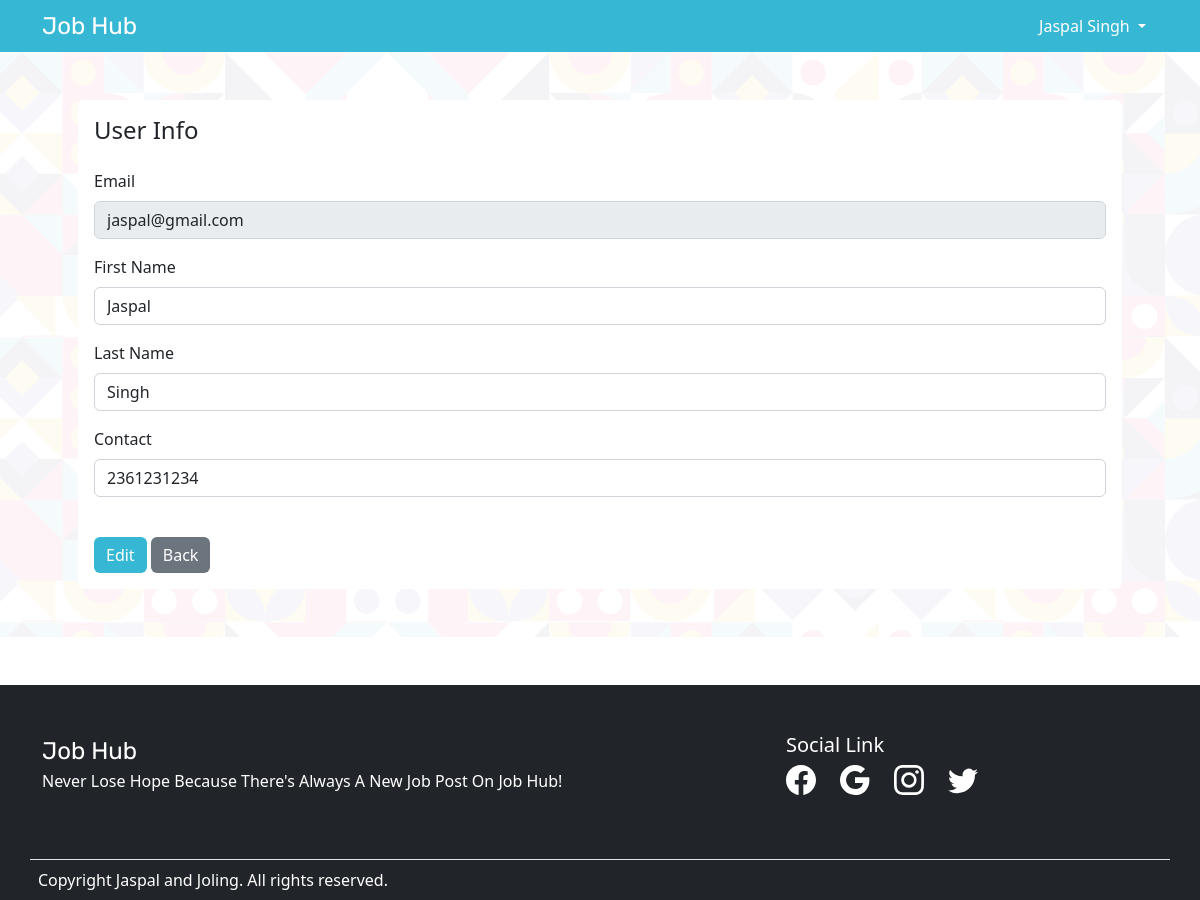
Screenshot of /controllers/User_details.controller.php?action=edit&id=2 (signed in) with the database file from the repository.
### tables this page shows
CREATE TABLE Users (
  UserID INT NOT NULL AUTO_INCREMENT,
  Fname VARCHAR(50) NOT NULL,
  Lname VARCHAR(50) DEFAULT NULL,
  Email VARCHAR(50) NOT NULL UNIQUE,
  Phone VARCHAR(20) NOT NULL,
  Password VARCHAR(500) NOT NULL,
  Role CHAR(6) NOT NULL,
  Agreement TINYINT(1) NOT NULL,
  PRIMARY KEY ( UserID )
);

### inc/Utilities/PDOService.php (called while the page is built, shortened)
<?php
    class PDOService {
        private  $_host = DB_HOST;
        private  $_user = DB_USER;
        private  $_pass = DB_PASS;
        private  $_dbname = DB_NAME;
        private  $_dbport = DB_PORT;
        private  $_dbh;
        private $_className;
        private  $_pstmt;
        public function __construct(string $className) {
            $this->_className = $className;
            $dsn = 'mysql:host=' . $this->_host . ';dbname=' . $this->_dbname.';port='.$this->_dbport;
            $options = array (
                PDO::ATTR_PERSISTENT => true,
                PDO::ATTR_ERRMODE => PDO::ERRMODE_EXCEPTION );
            try {
                $this->_dbh = new PDO($dsn, $this->_user, $this->_pass, $options);
            } catch (PDOException $pe)   {
                $this->_error = $pe->getMessage();
            }
        }
        public function query(string $query)    {
            $this->_pstmt = $this->_dbh->prepare($query);
        }
        public function bind($param, $value, $type=null)    {
            if (is_null($type)) {
                switch (true) {
                    default:
                    $type = PDO::PARAM_STR;
                    break;
                    }
                }
            $this->_pstmt->bindValue($param, $value, $type);
        }
        public function execute()   {
            return $this->_pstmt->execute();
        }
        public function singleResult()  {
            $this->_pstmt->setFetchMode(PDO::FETCH_CLASS, $this->_className);
            return $this->_pstmt->fetch(PDO::FETCH_CLASS);
        }
    }
?>

### inc/Utilities/UsersDAO.class.php (called while the page is built, shortened)
<?php
    class UsersDAO{
        private static $db;
        static function initialize(string $className)    {
            self::$db = new PDOService($className);
        }
        static function getUserById($userId): Users
        {
            try
            {
                    $sql ="SELECT * FROM users WHERE UserID=:UserID";
                    self::$db->query($sql);
                    self::$db->bind(':UserID', $userId);
                    self::$db->execute();
                    return self::$db->singleResult();
            }
            catch(Exception $ex)
            {
                echo $ex->getMessage();
                error_log($ex->getMessage());
            }
        }
    }
?>

### models/Users.class.php (called while the page is built, shortened)
<?php
    class Users{
        private $Fname;
        private $Lname;
        private $Email;
        private $Phone;
        function getFname() : string{
            return $this->Fname;
        }
        function getLname() : string{
            return $this->Lname;
        }
        function getEmail() : string{
            return $this->Email;
        }
        function getPhone() : int{
            return $this->Phone;
        }
    }
?>

### views/User_details.page.php (the view, shortened to what this page needs)
<?php
class PageUserDetails
{
    static $errors = [];
    static function userInfo(Users $user)
    {
        ?>
                <main class="innerMain">
                    <div class="container p-5">
                        <div class="card inneradminDetails w-100 m-auto">
                            <div class="card-body">
                                <h4> User Info</h4>
                                <form class=" col mt-4"  action="<?= $_SERVER["PHP_SELF"]; ?>" method="post">
                                    <div class="mb-3">
                                        <label for="email" class="form-label">Email</label>
                                        <input type="email" disabled class="form-control" value="<?=$user->getEmail();?>" id="email" name = "email" aria-describedby="email">
                                    </div>
                                    <div class="mb-3">
                                        <label for="name" class="form-label">First Name</label>
                                        <input type="text" class="form-control" id="name" name="fname" value="<?=empty(self::$errors['fname'])?$user->getFName():''?>" aria-describedby="fname">
                                    </div>
                                    <div class="mb-3">
                                        <label for="name" class="form-label">Last Name</label>
                                        <input type="text" class="form-control" id="name" name="lname" value="<?=empty(self::$errors['lname'])?$user->getLName():''?>"aria-describedby="lname">
                                    </div>
                                    <div class="mb-3">
                                        <label for="phone" class="form-label">Contact</label>
                                        <input type="tel" class="form-control" id="phone" name="phone" value="<?=empty(self::$errors['phone'])?$user->getPhone():''?>">
                                    </div>
                                    <button type="submit" class="btn btn-primary mt-4">Edit</button>
                                    <a href="../controllers/Admin.controller.php" class="btn btn-secondary mt-4">Back</a>
                                </form>
                            </div>
                        </div>
                </main>
        <?php
    }
}

### css/custom.css (style rules this page uses)
* { box-sizing: border-box; }
a { text-decoration: none; color:#000 }
.btn { border:none!important }
.bg-primary,.btn-primary { background:#36b7d3!important }
.inneradminDetails { border:none;z-index:999 }
.innerMain { background:url("../images/bg-inner.png");background-position: top; }

### rows the page displays
users: email "jaspal@gmail.com", fname "Jaspal", lname "Singh", phone "2361231234"

### other values shown
$_SESSION['username']['Name'] "Jaspal Singh"
